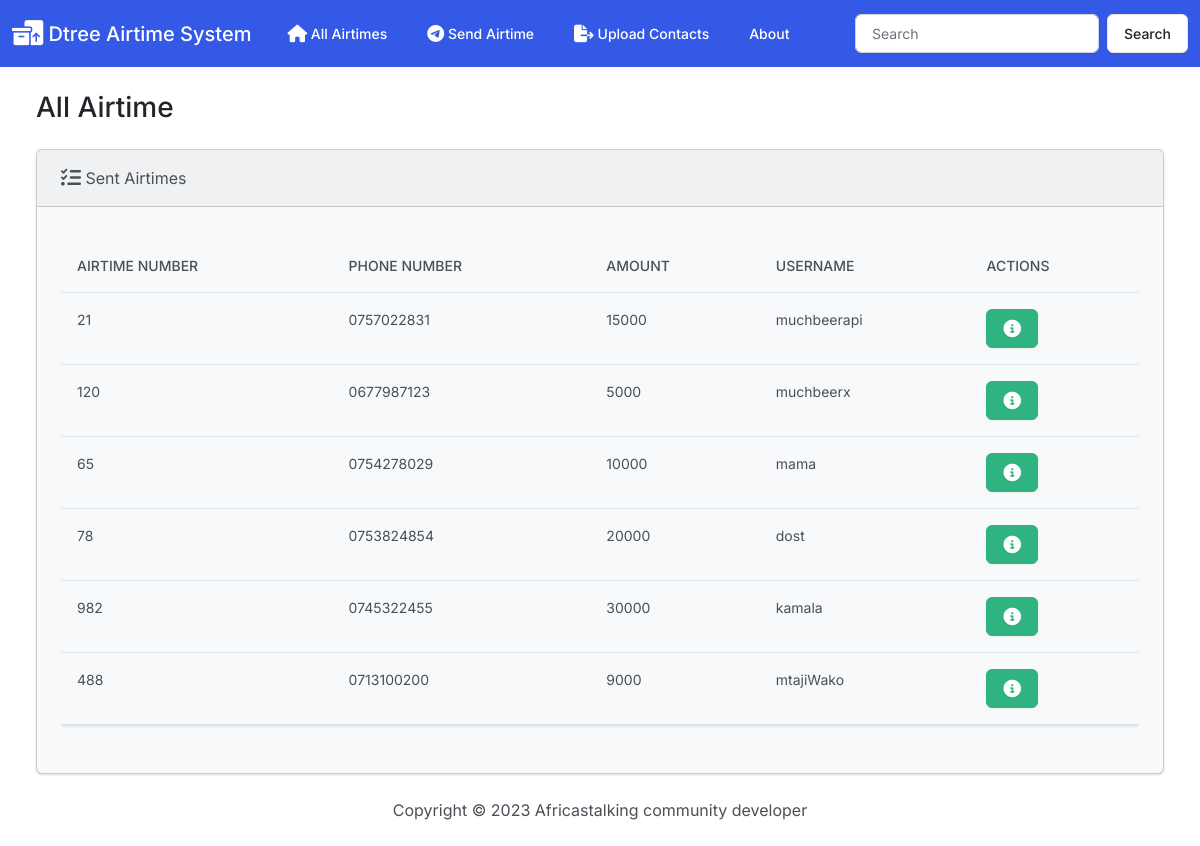
The page / on the database its author committed.
### airtime/models.py (models this page shows, shortened)
class Airtime(models.Model):
    airtime_number = models.PositiveIntegerField()
    phone_number = models.CharField(max_length=12)
    amount = models.CharField(max_length=10)
    username = models.CharField(max_length=50)

### airtime/views.py (the view)
# urls.py: path('', views.index, name='index'),
def index(request):
    return render(request, 'airtime/index.html', {
        'airtimes' : Airtime.objects.all()
    })

### airtime/templates/airtime/index.html (shortened to what this page needs)
{% extends "airtime/base.html" %}
{% block body %}
<h3 class="m-4">All Airtime</h3>
<div class="row">
    <div class="col-12">
        {%  if airtimes  %}
        <div class="card bg-light ms-4 me-4 mb-4" >
            <div class="card-header">
              <i class="fa-solid fa-list-check fa-lg"></i> Sent Airtimes
            </div>
            <div class="card-body">
              <p class="card-text">
                <div class="table-responsive">
                    <table class="table table-hover">
                        <thead>
                          <tr>
                            <th scope="col">Airtime Number</th>
                            <th scope="col">Phone Number</th>
                            <th scope="col">Amount</th>
                            <th scope="col">Username</th>
                            <th scope="col">Actions</th>
                          </tr>
                        </thead>
                        <tbody>
                            {%  for airtime in airtimes  %}
                                <tr>
                                    <td>  {{ airtime.airtime_number }}  </td>
                                    <td>  {{ airtime.phone_number }}</td>
                                    <td>  {{ airtime.amount }} </td>
                                    <td>  {{ airtime.username }} </td>
                                    <td>
                                    <button type="button" class="btn btn-success me-1" href="{% url 'view_airtime' airtime.id %}"
                                    data-bs-toggle="modal" data-bs-target="#myModal{{airtime.id}}">
                                  </button>
                                    </td>
                                </tr>
                            {% endfor %}
                        </tbody>
                      </table>
                </div>
              </p>
            </div>
          </div>
        {%  else  %}
            <h5 class="alert alert-primary ms-4 me-4"> No Airtime found </h5>
        {%  endif  %}
    </div>
</div>
{% endblock %}

### airtime/templates/airtime/base.html (shortened to what this page needs)
{% load static %}
<!DOCTYPE html>
<html lang="en">
    <head>
        <link rel="stylesheet" href="https://cdnjs.cloudflare.com/ajax/libs/font-awesome/6.4.0/css/all.min.css"  />
        <link href="{% static 'css/bootstrap.min.css' %}" rel="stylesheet" >
        <body class = "d-flex flex-column min-vh-100">
            <nav class="navbar navbar-expand-lg navbar-dark bg-primary">
                <div class="container-fluid">
                  <a class="navbar-brand" href="{% url 'index' %}">
                    <i class="fa-solid fa-boxes-packing fa-lg"></i> Dtree Airtime System</a>
                  <div class="collapse navbar-collapse" id="navbarColor01">
                    <ul class="navbar-nav me-auto">
                      <li class="nav-item">
                        <a class="nav-link" href="{% url 'index' %}">
                           All Airtimes</a>
                      </li>
                      <li class="nav-item">
                        <a class="nav-link" href="{% url 'add' %}">
                              Send Airtime</a>
                      </li>
                      <li class="nav-item">
                        <a class="nav-link" href="{% url 'upload' %}">
                           Upload Contacts</a>
                      </li>
                      <li class="nav-item">
                        <a class="nav-link" href="#">About</a>
                      </li>
                    </ul>
                    <form class="d-flex">
                      <input class="form-control me-sm-2" type="search" placeholder="Search">
                      <button class="btn btn-secondary my-2 my-sm-0" type="submit">Search</button>
                    </form>
                  </div>
                </div>
              </nav>
            <div class="container-fluid">
          {% block body %}
          {% endblock %}
            <footer class="mt-auto mb-4">
                <div class="text-center">
                    <span>
                        Copyright &copy;  Africastalking community developer
                    </span>
                </div>
            </footer>
        </body>
    </head>
</html>

### rows shown on the page
Airtime: airtime_number "21", phone_number "0757022831", amount "15000", username "muchbeerapi"
Airtime: airtime_number "120", phone_number "0677987123", amount "5000", username "muchbeerx"
Airtime: airtime_number "65", phone_number "0754278029", amount "10000", username "mama"
Airtime: airtime_number "78", phone_number "0753824854", amount "20000", username "dost"
Airtime: airtime_number "982", phone_number "0745322455", amount "30000", username "kamala"
Airtime: airtime_number "488", phone_number "0713100200", amount "9000", username "mtajiWako"
